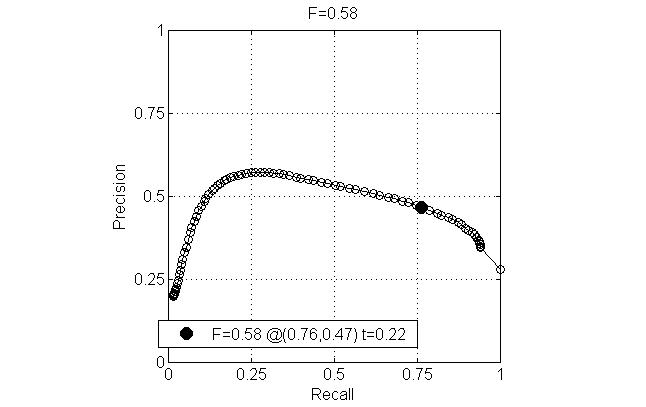
%> input picture EdgeDetection_HybridImgs/prob_edge/f_morph_disk.jpg, 646 x 407 px
$ octave --eval "result = edgeOrientedFilters(imread('f_morph_disk.jpg'));"   (GNU Octave 9; MATLAB toolbox functions it lacks are replaced by stand-ins)
%> lines starting %> are read from the running program, lines starting %| are printed output that depends on the picture
### EdgeDetection_HybridImgs/prob_edge/orientedFilterMagnitude.m
function [mag,theta] = orientedFilterMagnitude(im)
%UNTITLED3 Summary of this function goes here
%   Detailed explanation goes here
%     sigma=5
    cutoff_frequency=3;
%     im = im2single(imread('data/images/3096.jpg'));
%     s=s

    filter = fspecial('Gaussian', 25, 4);
    filter_sobel= fspecial('sobel');
    D=imfilter(filter,filter_sobel);
%     Gx=imfilter(filter,filter_sobel');
    ri=im(:,:,1);
    gi=im(:,:,2)
    bi=im(:,:,3);
    % [13 lines of commented-out code are left out]
    values=[0:180/8:180];
%     size(filtered4)
    filteredr={};
    filteredg={};
    filteredb={};
    fil={}
% [5 lines of commented-out code are left out]

    for i=1:8
        fil{i}=imrotate(D,values(i));
        filteredr{i}=imfilter(ri,fil{i});
        filteredg{i}=imfilter(gi,fil{i});
        filteredb{i}=imfilter(bi,fil{i});
    end
%> after the loop, fil = 8 items; filteredb = 8 items; filteredg = 8 items; filteredr = 8 items

    R={}
    G={}
    B={}
    sq1=filteredr{1}.^2;
    sq2=filteredg{1}.^2;
    sq3=filteredb{1}.^2;
    for p=2:8
        sq1=sq1+filteredr{p}.^2;
        sq2=sq2+filteredg{p}.^2;
        sq3=sq3+filteredb{p}.^2;
    end
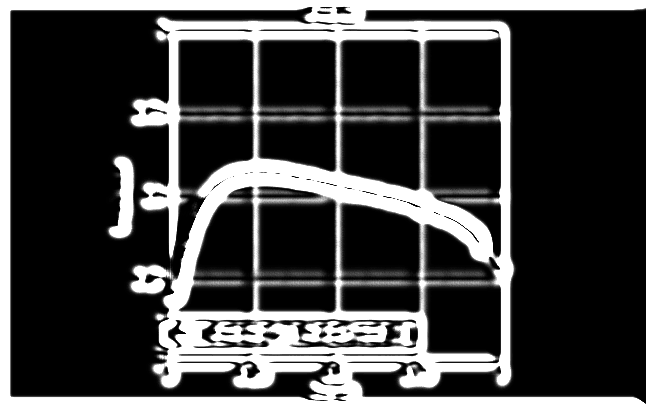
%> sq1: size 407x646 uint8; min 0, max 255, mean 65.7
% [5 lines of commented-out code are left out]

    R=sqrt(sq1);
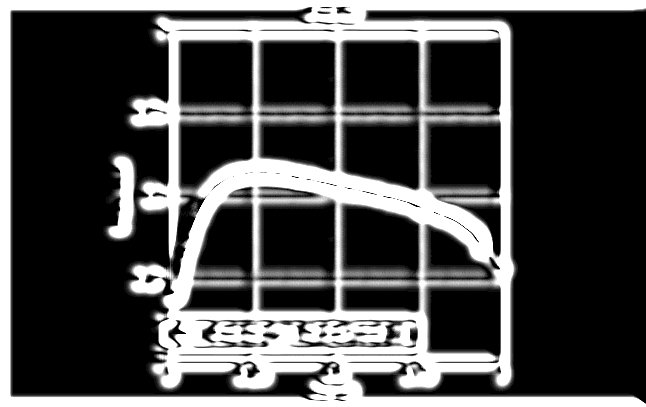
%> R: size 407x646 double; min 0, max 15.97, mean 4.67; drawn with min black and max white
    G=sqrt(sq2);
    B=sqrt(sq3);

    mag=sqrt(R.^2+G.^2+B.^2);
    size(mag)
%> ans = [407 646]


% [11 lines of commented-out code are left out]

    fsobel= fspecial('sobel');
    Ry=imfilter(R,fsobel);
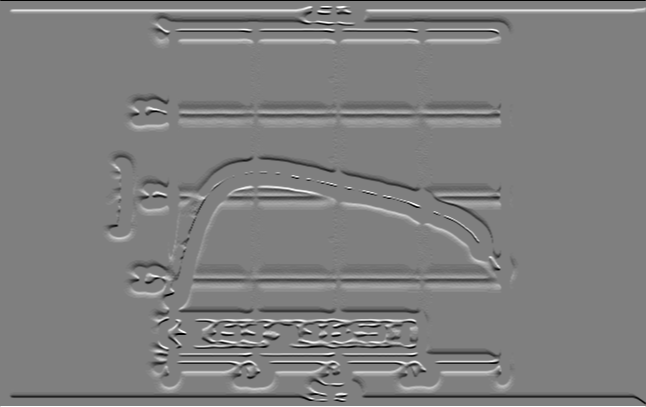
%> Ry: size 407x646 double; min -63.87, max 63.87, mean 0; drawn with min black and max white
    Gy=imfilter(G,fsobel);
    By=imfilter(B,fsobel);
    Rx=imfilter(R,fsobel');
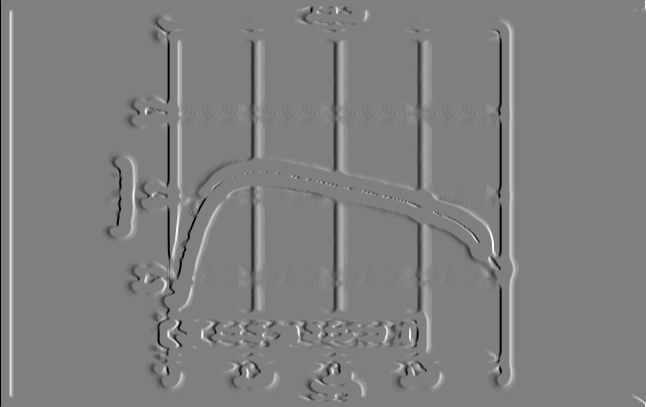
%> Rx: size 407x646 double; min -63.87, max 63.87, mean 0.1; drawn with min black and max white
    Gx=imfilter(G,fsobel');
    Bx=imfilter(B,fsobel');
    x=sqrt( Rx.^2 + Gx.^2 + Bx.^2);
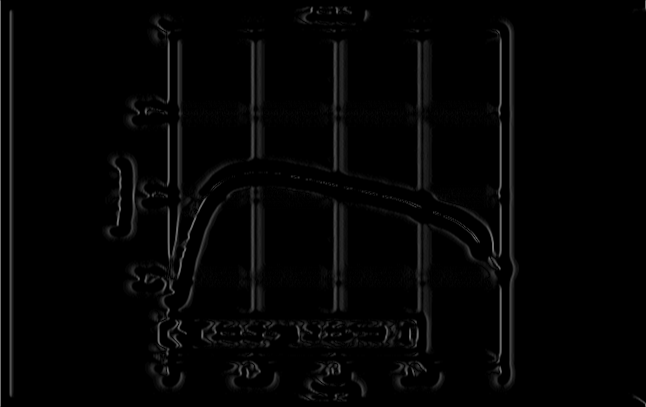
%> x: size 407x646 double; min 0, max 110.6, mean 4.2
    y=sqrt( Ry.^2 + Gy.^2 + By.^2);
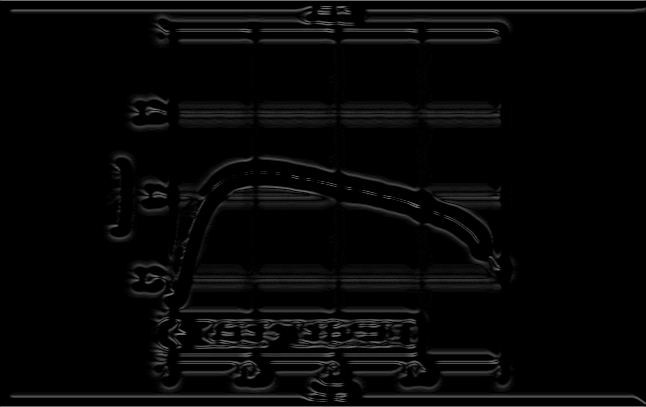
%> y: size 407x646 double; min 0, max 110.6, mean 6.8
    Rt=sum(sum(R));
%> Rt = 1227111.5
    Gt=sum(sum(G));
%> Gt = 1227111.5
    Bt=sum(sum(B));
%> Bt = 1227111.5

    s=[Rt Gt Bt];
%> s = [1227111.5 1227111.5 1227111.5]
    if find(s==max(s))==1
        theta=atan2( abs(Ry), abs(Rx)) * (180.0/pi);
    elseif find(s==max(s))==2
        theta=atan2( abs(Ry), abs(Rx)) * (180.0/pi);
    elseif find(s==max(s))==3
        theta=atan2( abs(Ry), abs(Rx)) * (180.0/pi);
    end
% [38 lines of commented-out code are left out]
    theta=[];

% [20 lines of commented-out code are left out]
end

### EdgeDetection_HybridImgs/prob_edge/edgeOrientedFilters.m
function bmap = edgeOrientedFilters(im)

    sigma=6

    [mag, theta] = orientedFilterMagnitude(im);
%> theta = []
    bmap= edge(rgb2gray(im), 'canny').* mag .^0.7;
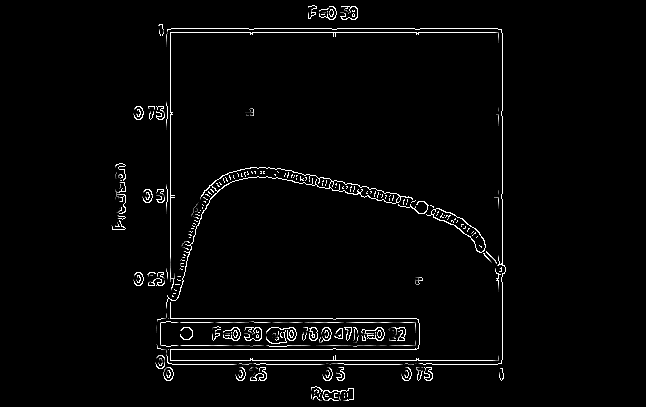
%> bmap: size 407x646 double; min 0, max 10.22, mean 0.261; drawn with min black and max white
%     bmap=nonmax(im,theta).*mag.^7;
%UNTITLED2 Summary of this function goes here
%   Detailed explanation goes here


end
